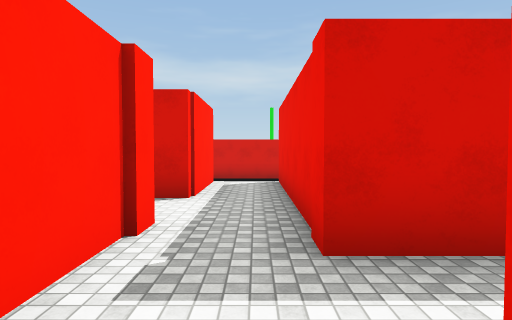
view 1 (above)

19 first-person views from a walk through a 3-D level made in the Unity game engine. The camera is 1.5 m above the floor, tilts 2° down and sees 75° across. The floor is counted in squares, 2 m on a side. Each view is taken from the middle of a square. On the plan, view 1 faces up. The plan holds only what a view shows up to about 11 squares ahead; the rest is blank. Surface patterns are stand-ins for the level's own textures.

view 2
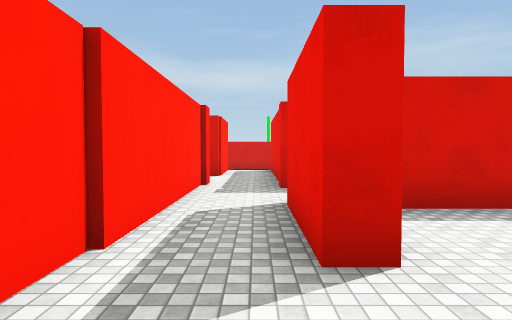

view 3
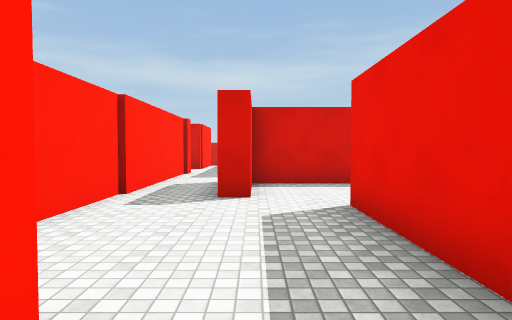

view 4
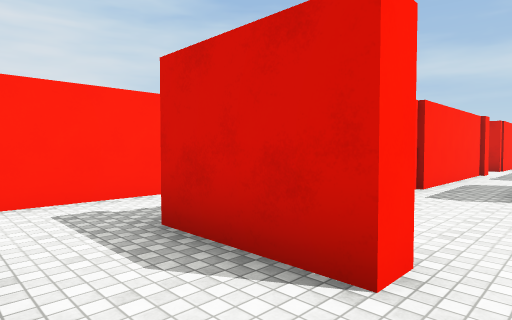

view 5
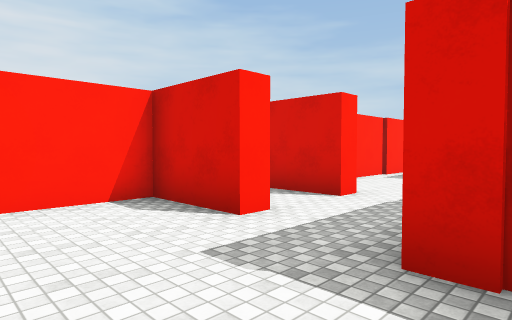

view 6
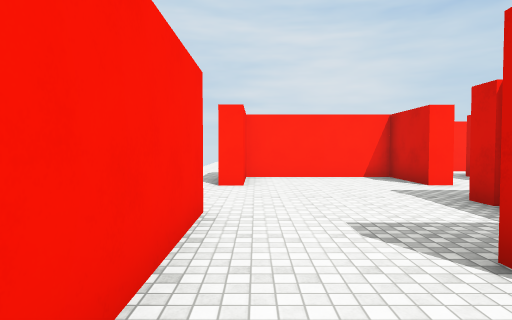

view 7
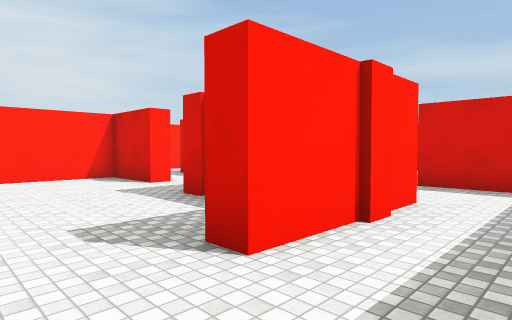

view 8
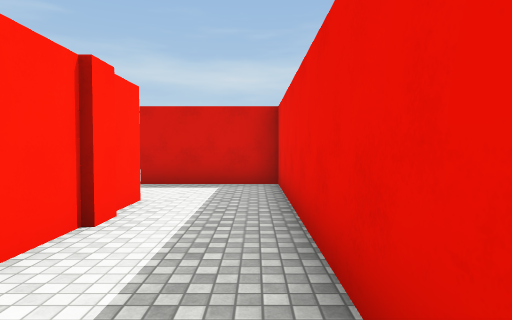

view 9
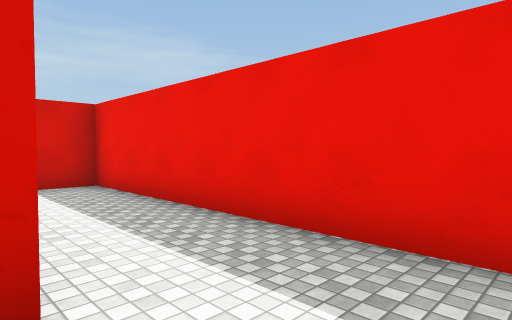

view 10
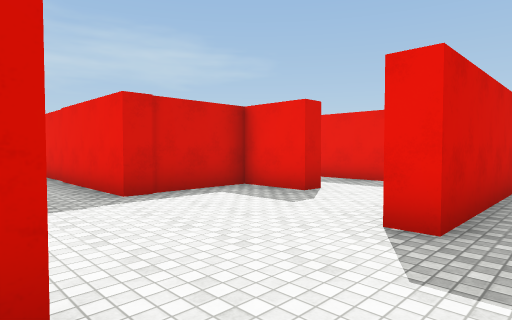

view 11
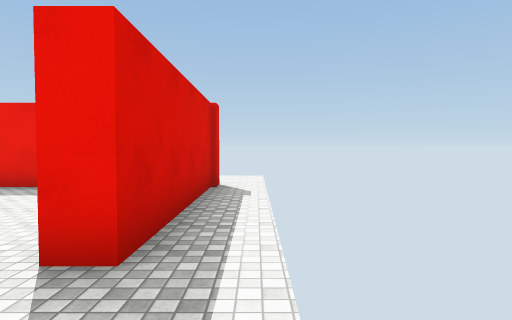

view 12
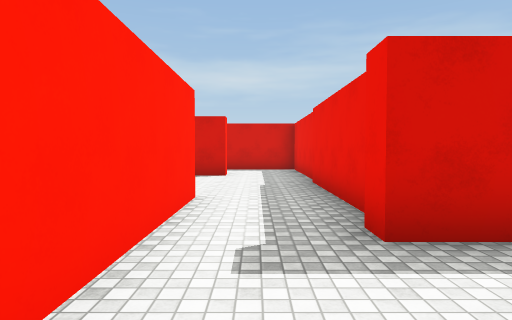

view 13
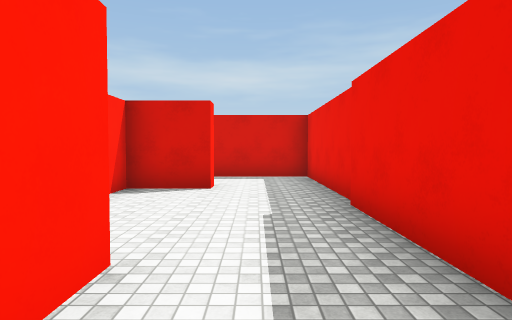

view 14
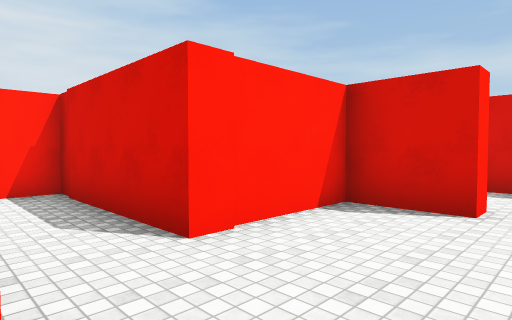

view 15
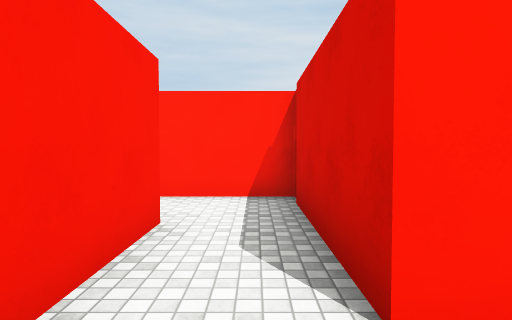

view 16
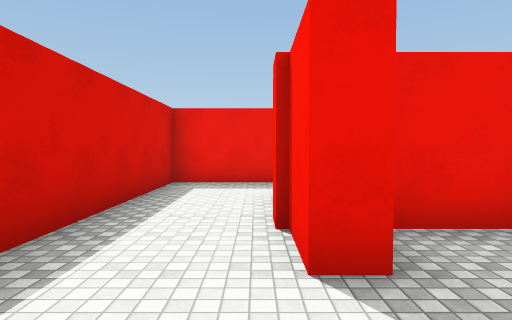

view 17
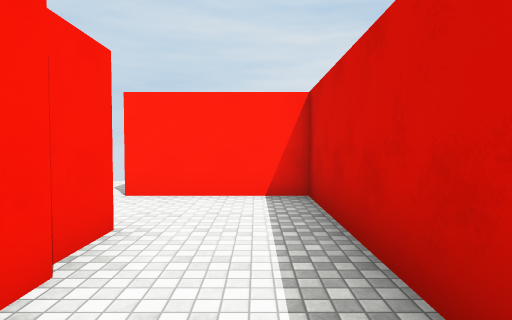

view 18
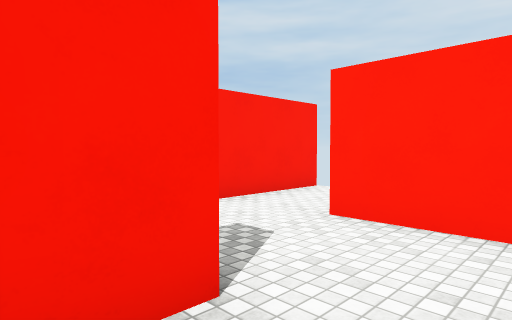

view 19
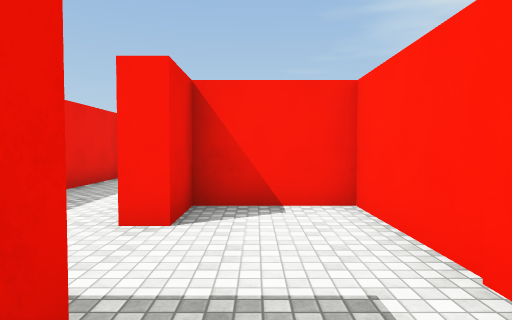

### Floor plan
Key: @ floor where view 1 was taken; # wall or solid block; . floor; / step, stairs or slope.
Columns run from 12 left of view 1 to 10 right of it. Each row starts with its distance up from view 1.
  8            #/#
  7            #.#
  6            #.#
  5           ##.#
  4            ..#
  3   #########..#
  2   #.......#..##
  1   #.......#...
  0   #..####.#.@###
 -1  .....#...#..#..
 -2 #######...#....
 -3   #.......#...#
 -4   #..####.#...# .
 -5   #     #.#...#..####
 -6         #.###.#.....#
 -7         #.....#.....#
 -8         #.###.#..#..#
 -9          .#...####..#
-10           #......#..#
-11           #.........#
-12           #.........#
-13           ###...#####..
-14             ...........

Positions as (right, up) in squares from view 1, and headings:
1: (0, 0), facing up
2: (0, -4), facing up
3: (1, -7), facing up
4: (1, -8), facing up-left
5: (3, -11), facing up-left
6: (7, -12), facing left
7: (7, -12), facing up-left
8: (7, -12), facing up
9: (5, -12), facing up-right
10: (0, -14), facing up-right
11: (1, -14), facing right
12: (-3, -9), facing up
13: (-3, -6), facing up
14: (-3, -4), facing up-left
15: (-4, -3), facing left
16: (-9, 1), facing right
17: (-4, 2), facing left
18: (-6, 2), facing down-left
19: (4, -4), facing down
